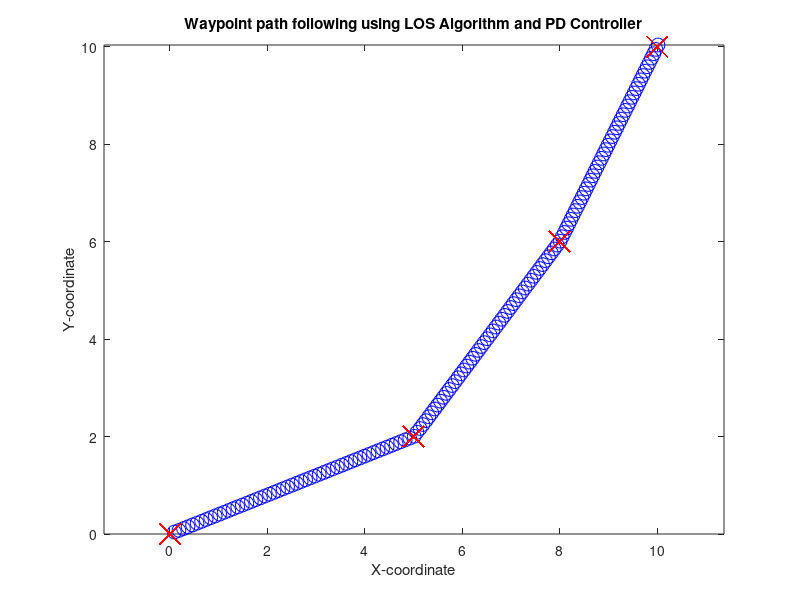

Recreate this plot in MATLAB.
waypoints = [0, 0;5, 2;8, 6;10, 10;];
% PD controller
Kp = 1;
Kd = 0.1;
% Initialize variables
current_pos = [0, 0];
current_heading = 0;
prev_error = 0;
threshold_distance =0.05; % Threshold distance for reaching waypoints
   % control loop
for i = 1:size(waypoints, 1)
target_pos = waypoints(i, :);
while norm(target_pos - current_pos) > threshold_distance
% heading error using the LOS algorithm
desired_heading = atan2(target_pos(2) - current_pos(2), target_pos(1) - current_pos(1));
heading_error = desired_heading - current_heading;
%PD controller using control signal(delta)
derivative = heading_error - prev_error;
delta = Kp * heading_error + Kd * derivative;
current_heading = current_heading + delta; %heading angle
delta_t =0.1; % Time step for simulation
current_pos = current_pos + delta_t * [cos(current_heading), sin(current_heading)];
% Update previous error for PD control
prev_error = heading_error;
% Plot the current position (optional, for visualization)
plot(current_pos(1), current_pos(2), 'bo', 'MarkerSize', 10);
hold on;
plot(waypoints(:, 1), waypoints(:, 2), 'rx', 'MarkerSize', 15);
axis equal;
xlabel('X-coordinate');
ylabel('Y-coordinate');
title('Waypoint path following using LOS Algorithm and PD Controller');
drawnow;
end
end

